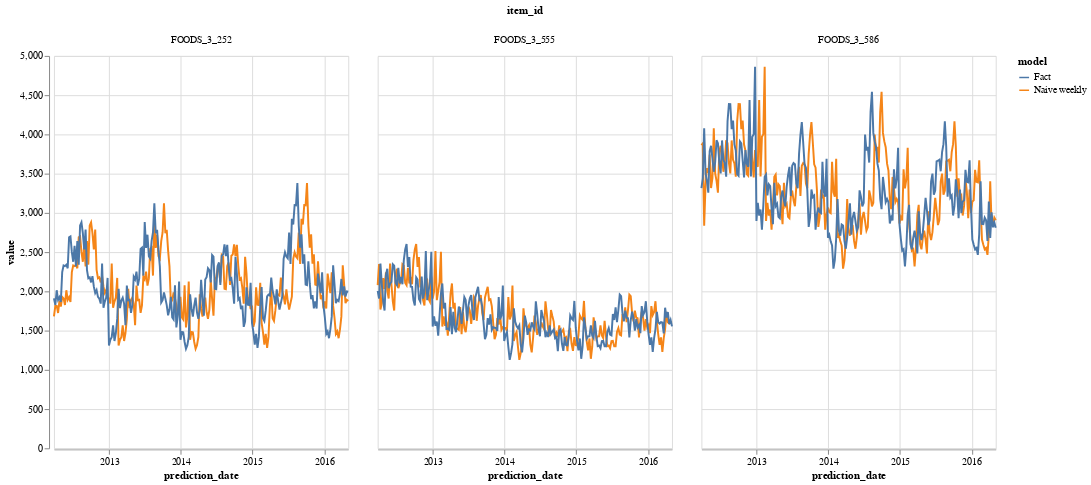

Notebook source saved alongside this figure:
### Code cell
alt.Chart(optimization_df).mark_line().encode(
    x='prediction_date:T',
    y=alt.Y('value:Q',scale=alt.Scale(zero=True)),
    color=alt.Color('model:N'),
    tooltip=['model:N','prediction_date:T','value:Q'],
    column='item_id:N'
).properties(width=300, height=400)#.interactive()

### Figure 1 — Vega-Lite specification as saved in the notebook (floating-point values rounded to 4 significant figures; data arrays with more than 128 entries replaced by an {"elided": "..."} marker saying what was removed)
{"config": {"view": {"continuousWidth": 400, "continuousHeight": 300}}, "data": {"name": "data-4736268d4b45dec1a550085782e400c4"}, "mark": "line", "encoding": {"color": {"type": "nominal", "field": "model"}, "column": {"type": "nominal", "field": "item_id"}, "tooltip": [{"type": "nominal", "field": "model"}, {"type": "temporal", "field": "prediction_date"}, {"type": "quantitative", "field": "value"}], "x": {"type": "temporal", "field": "prediction_date"}, "y": {"type": "quantitative", "field": "value", "scale": {"zero": true}}}, "height": 400, "width": 300, "$schema": "https://vega.github.io/schema/vega-lite/v4.8.1.json", "datasets": {"data-4736268d4b45dec1a550085782e400c4": {"elided": "1290 records"}}}
